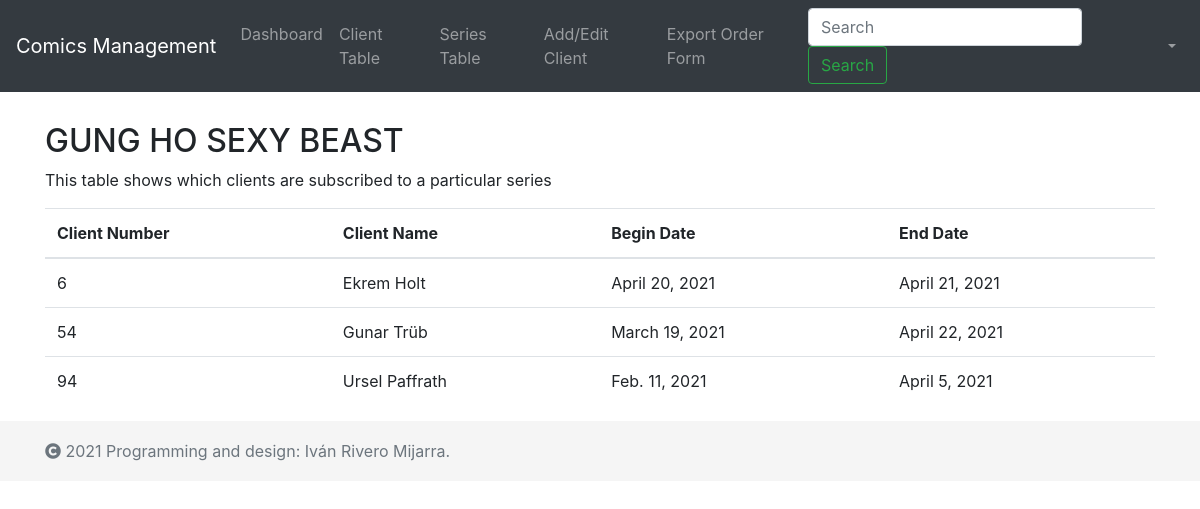
The app's page /app/series/154, older data.
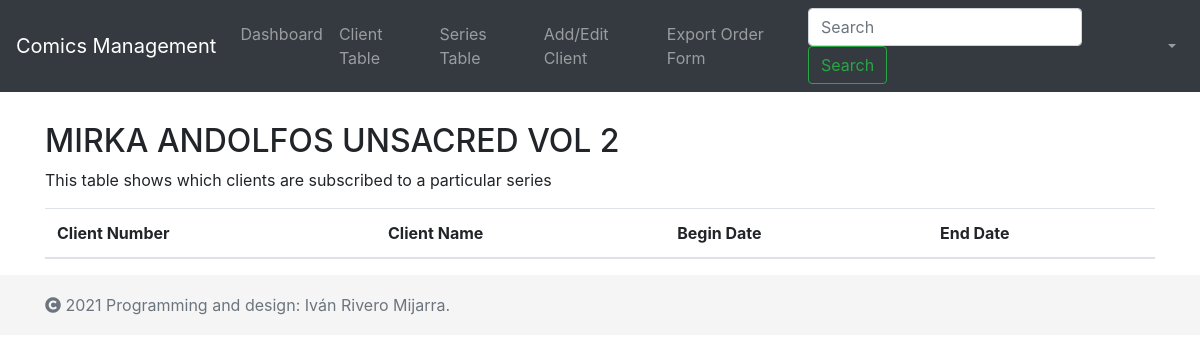
The same page, newer data.
### app/models.py (models this page shows, shortened)
class Series(models.Model):
    publisher = models.CharField(max_length=30)
    name = models.CharField(max_length=60)
    volume = models.PositiveIntegerField(validators=[MinValueValidator(1)])
    slug = models.SlugField()
    def slug(self):
        return slugify(self.id)

class Subscription(models.Model):
    client = models.ForeignKey(Client, on_delete=models.CASCADE)
    series = models.ForeignKey(Series, on_delete=models.CASCADE)
    begin_date = models.DateField()
    end_date = models.DateField(blank=True, null=True)

class Client(models.Model):
    client_number = models.PositiveIntegerField(
        validators=[MinValueValidator(1)], unique=True
    )
    first_name = models.CharField(max_length=30)
    last_name = models.CharField(max_length=30)
    birthdate = models.DateField(blank=True)
    registration_date = models.DateField()
    address = models.CharField(max_length=50, blank=True)
    email_address = models.EmailField("Client email")
    slug = models.SlugField()
    def slug(self):
        return slugify(self.client_number)

### app/views.py (the view)
# urls.py: path("series/<slug:slug>", views.series_subscription, name="series_subscription"),
def series_subscription(request, slug):
    slug_field = slug  # there's very likely a better way of doing this: https://learndjango.com/tutorials/django-slug-tutorial
    series_id = get_object_or_404(Series, id=slug).id
    series_name = get_object_or_404(Series, id=slug).name
    subscription_list = Subscription.objects.filter(series=series_id)
    context = {
        "slug_field": slug_field,
        "subscription_list": subscription_list,
        "series_id": series_id,
        "series_name": series_name,
    }
    return render(request, "series_subscription_table.html", context)

### app/templates/series_subscription_table.html (shortened to what this page needs)
{% load static %}
<!DOCTYPE html>
<html>
<head>
    <link rel="stylesheet" href="https://maxcdn.bootstrapcdn.com/bootstrap/4.5.2/css/bootstrap.min.css">
    <link rel="stylesheet" type="text/css" href="{% static 'css/subscription_table_style.css' %}">
</head>
<body>
    {% include 'navbar.html' %}
    <div class="container">
        <h2>{{ series_name }}</h2>
        <p>This table shows which clients are subscribed to a particular series</p>
        <div class="table-responsive">
            <table class="table">
                <thead>
                    <tr>
                        <th>Client Number</th>
                        <th>Client Name</th>
                        <th>Begin Date</th>
                        <th>End Date</th>
                    </tr>
                </thead>
                <tbody>
                    {% for line in subscription_list %}
                    <tr>
                        <td>{{ line.client.client_number }}</td>
                        <td>{{ line.client.first_name }} {{ line.client.last_name }}</td>
                        <td>{{ line.begin_date }}</td>
                        <td>{{ line.end_date }}</td>
                    </tr>
                    {% endfor %}
                </tbody>
            </table>
        </div>
    </div>
    {% include 'footer.html' %}
</body>
</html>

Row changes from the older to the newer data that the page shows:
no longer on this page (row edited): Subscription: client.client_number "6", client.first_name "Ekrem", client.last_name "Holt", begin_date "April 20, 2021", end_date "April 21, 2021"
no longer on this page (row edited): Subscription: client.client_number "54", client.first_name "Gunar", client.last_name "Trüb", begin_date "March 19, 2021", end_date "April 22, 2021"
no longer on this page (row edited): Subscription: client.client_number "94", client.first_name "Ursel", client.last_name "Paffrath", begin_date "Feb. 11, 2021", end_date "April 5, 2021"
changed Series: name "GUNG HO SEXY BEAST" → "MIRKA ANDOLFOS UNSACRED VOL 2"
